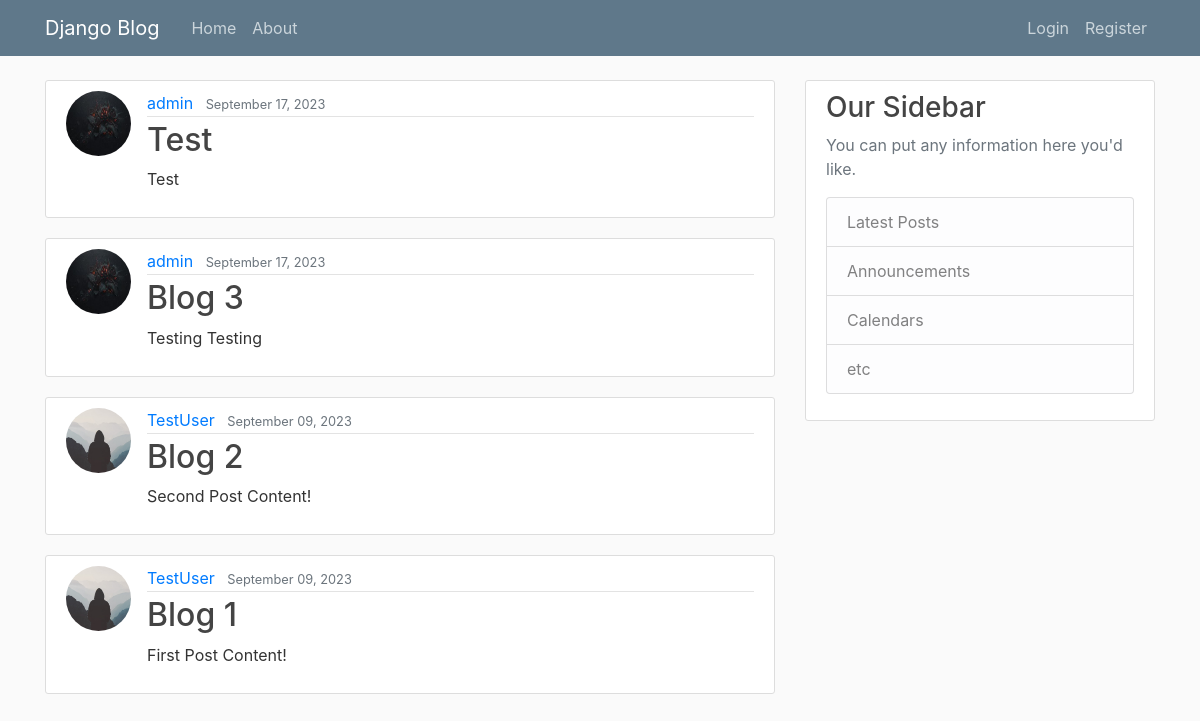
The app's page /, older data.
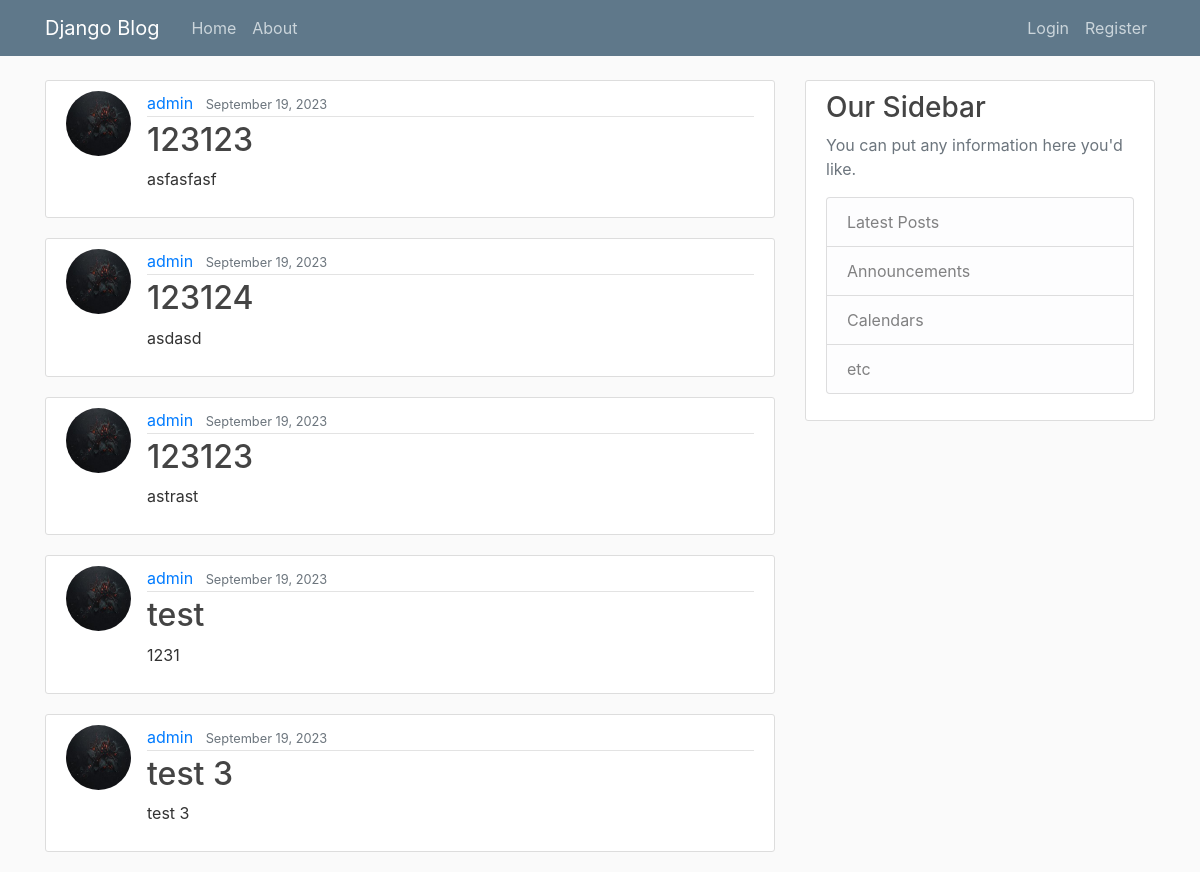
The same page, newer data.
### blog/models.py (models this page shows, shortened)
class Post(models.Model):
    title = models.CharField(max_length=100)
    content = models.TextField()
    date_posted = models.DateTimeField(default=timezone.now)
    author = models.ForeignKey(User, on_delete=models.CASCADE)

### users/models.py (models this page shows, shortened)
class Profile(models.Model):
    user = models.OneToOneField(User, on_delete=models.CASCADE)
    image = models.ImageField(default='default.jpg', upload_to='profile_pics')

### blog/views.py (the view)
# urls.py: path('', PostListView.as_view(), name='blog-home'),
class PostListView(ListView):
    model = Post
    template_name = 'blog/home.html'  # <app>/<model>_<viewtype>.html
    context_object_name = 'posts'
    ordering = ['-date_posted']
    paginate_by = 5

### blog/templates/blog/home.html
{% extends "blog/base.html" %}
{% block content %}
    {% for post in posts %}
        <article class="media content-section">
            <img class="rounded-circle article-img" src="{{ post.author.profile.image.url }}" >
          <div class="media-body">
            <div class="article-metadata">
              <a class="mr-2" href="#">{{ post.author }}</a>
              <small class="text-muted">{{ post.date_posted | date:"F d, Y" }}</small>
            </div>
            <h2><a class="article-title" href="{% url 'post-detail' post.id %}">{{ post.title }}</a></h2>
            <p class="article-content">{{ post.content }}</p>
          </div>
        </article>
    {% endfor %}
{% endblock content %}

Row changes from the older to the newer data that the page shows:
no longer on this page (row unchanged): Post: author.profile.image (picture), author "admin", date_posted "September 17, 2023", title "Test", content "Test"
no longer on this page (row unchanged): Post: author.profile.image (picture), author "admin", date_posted "September 17, 2023", title "Blog 3", content "Testing Testing"
no longer on this page (row unchanged): Post: author.profile.image (placeholder picture), author "TestUser", date_posted "September 09, 2023", title "Blog 2", content "Second Post Content!"
no longer on this page (row edited): Post: author.profile.image (placeholder picture), author "TestUser", date_posted "September 09, 2023", title "Blog 1", content "First Post Content!"
added Post: author.profile.image (picture), author "admin", date_posted "September 19, 2023", title "123123", content "asfasfasf"
added Post: author.profile.image (picture), author "admin", date_posted "September 19, 2023", title "123124", content "asdasd"
added Post: author.profile.image (picture), author "admin", date_posted "September 19, 2023", title "123123", content "astrast"
added Post: author.profile.image (picture), author "admin", date_posted "September 19, 2023", title "test", content "1231"
added Post: author.profile.image (picture), author "admin", date_posted "September 19, 2023", title "test 3", content "test 3"
